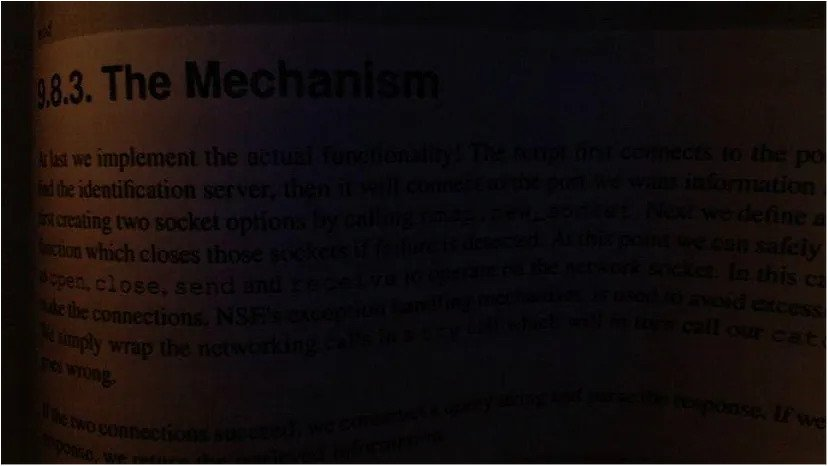
#> input picture 02-DIP/04/c.jpg, 828 x 466 px, found by its file name
$ jupyter execute --allow-errors 'Contrast Enhancement.ipynb'
#> lines starting #> are read from the running program, lines starting #| are printed output that depends on the picture
[cell 1]
#import
import cv2
import matplotlib.pyplot as plt
import numpy as np

[cell 2]
img = cv2.imread('images/main/c.jpg', 0)
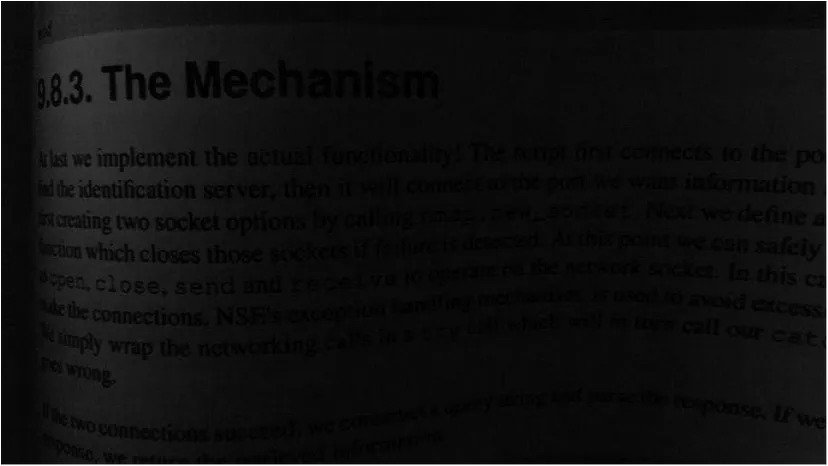
#> img: shape (466, 828); min 0, max 255, mean 16.4

[cell 3]
#showing image using opencv
def show_img_cv(img_title, img):
    cv2.imshow(img_title, img)
    cv2.waitKey(0)
    cv2.destroyAllWindows()

[cell 4]
#show_img_cv('orig_img', img)

[cell 5]
#showing image using matplotlib
def show_img_plt(img, c_map ='gray', fig_hight=8, fig_width=6):
    plt.figure(figsize=(fig_hight, fig_width), dpi=100)
    plt.imshow(img, cmap=c_map)

[cell 6]
show_img_plt(img)

[cell 7]
#plotting histogram
def display_hist_cv(img, channel=0, histsize=256, range=(0, 256)):
#> called with channel = 0, histsize = 256, range = (0, 256)
    hist_img = cv2.calcHist([img], [channel], None, [histsize], range)
#> hist_img = 256 values, max 48016 at index 9, min 0 at index 65, mean 1507.2
    plt.figure(figsize=(4, 2), dpi=100)
    plt.plot(hist_img)
    plt.show()
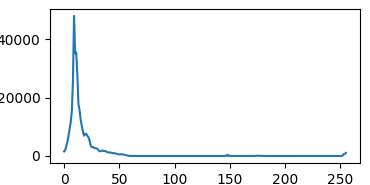
#> figure drawn by matplotlib, 1 panel; curve peaks at x = 9, y = 48016

[cell 8]
display_hist_cv(img)

[cell 9]
#display hist using matplotlib
def display_hist_plt(img, bins=256, range=(0, 256)):
#> called with bins = 256, range = (0, 256)
    plt.figure(figsize=(4, 2), dpi=100)
    plt.hist(img.flat, bins=bins, range=range)
    plt.show()
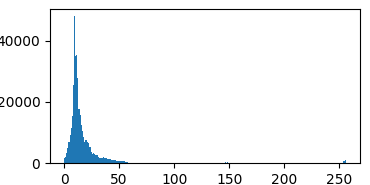
#> figure drawn by matplotlib, 1 panel; tallest bar 48016 high, from x = 9 to 10

[cell 10]
display_hist_plt(img)

## Contrast Stretching

[cell 11]
min_new = 0
max_new = 255

min_old = np.min(img)
#> min_old = 0
max_old = np.max(img)
#> max_old = 255

cs_img = np.uint8(((img-min_old)/(max_old-min_old))*255)

[cell 12]
show_img_plt(cs_img)

[cell 13]
display_hist_plt(cs_img)

## Histogram Equalization

[cell 14]
hi_eq = cv2.equalizeHist(img)
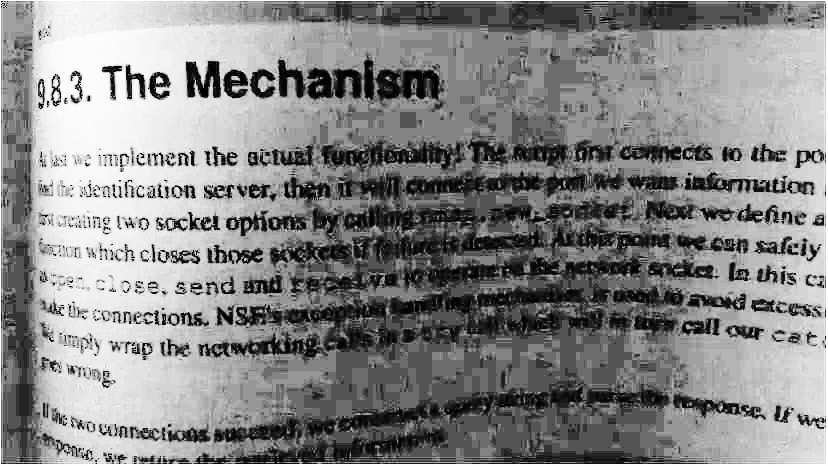
#> hi_eq: shape (466, 828); min 0, max 255, mean 133.8

[cell 15]
display_hist_plt(hi_eq)
#> call 3 of display_hist_plt, with bins = 256, range = (0, 256)
#> in display_hist_plt (call 3), `plt.show()`:
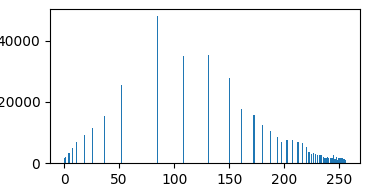
#> figure drawn by matplotlib, 1 panel; tallest bar 48016 high, from x = 84 to 85

[cell 16]
show_img_plt(hi_eq)

## Gamma

[cell 17]
gamma = 0.3
gamma_img = np.uint8(((img/255)**gamma)*255)
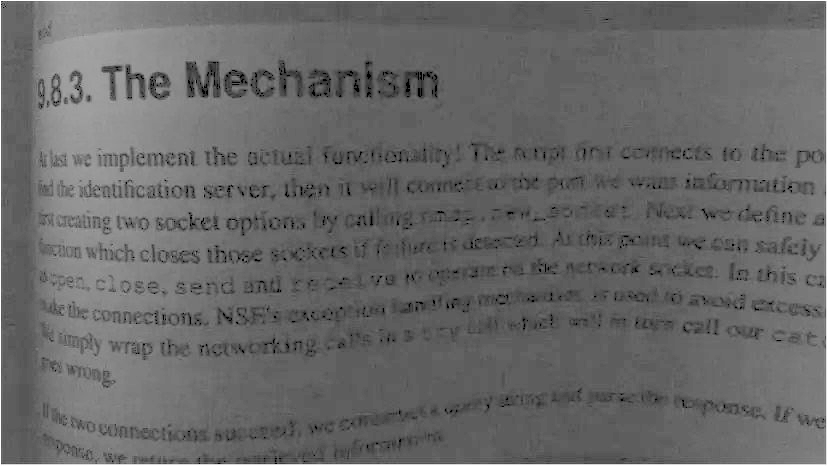
#> gamma_img: shape (466, 828); min 0, max 255, mean 104.2

[cell 18]
show_img_plt(gamma_img)

[cell 19]
display_hist_plt(gamma_img)
#> call 4 of display_hist_plt, with bins = 256, range = (0, 256)
#> in display_hist_plt (call 4), `plt.show()`:
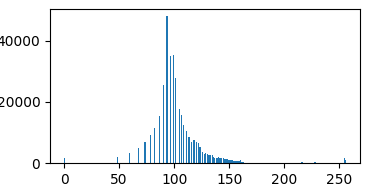
#> figure drawn by matplotlib, 1 panel; tallest bar 48016 high, from x = 93 to 94

[cell 20]
hi_eq_gamma = cv2.equalizeHist(gamma_img)

$ run again, with 02-DIP/03/sample.jpg copied over 02-DIP/04/c.jpg
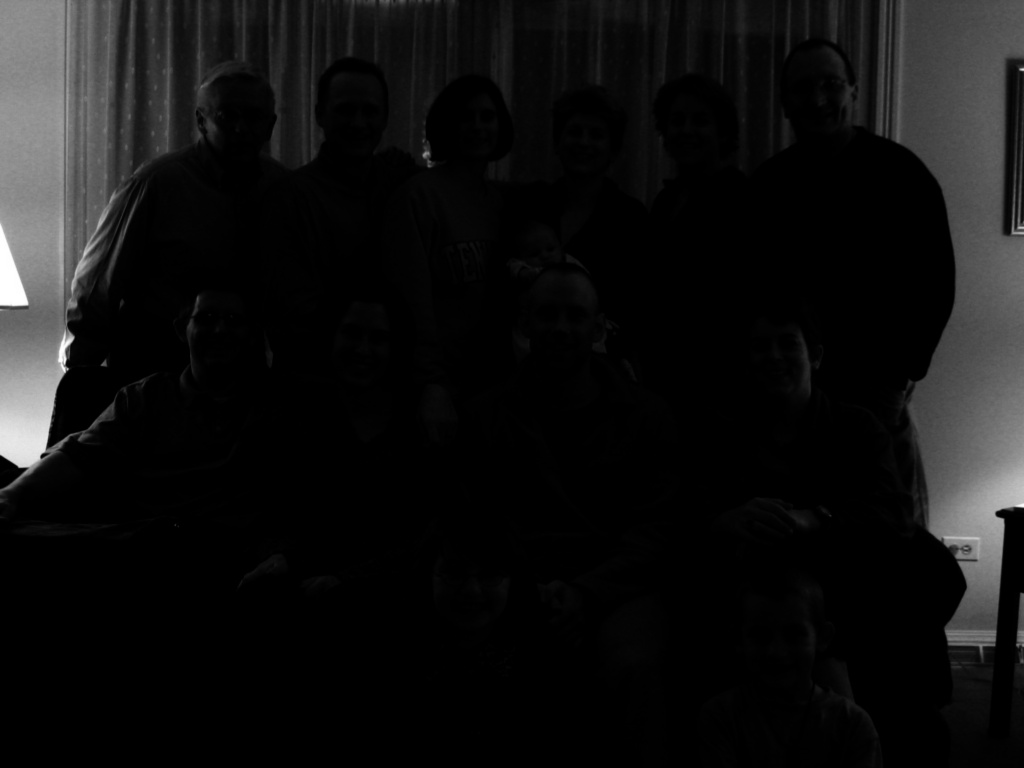
#> input picture 02-DIP/03/sample.jpg, 1024 x 768 px, found by its file name
#> img is the input picture: shape (768, 1024); min 0, max 255, mean 17.3
#> hist_img = 256 values, max 415800 at index 0, min 3 at index 239, mean 3072
#> in display_hist_plt, `plt.show()`:
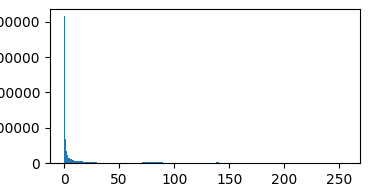
#> figure drawn by matplotlib, 1 panel; tallest bar 415800 high, from x = 0 to 1
#> min_old = 0
#> max_old = 255
#> `gamma_img = np.uint8(((img/255)**gamma)*255)`:
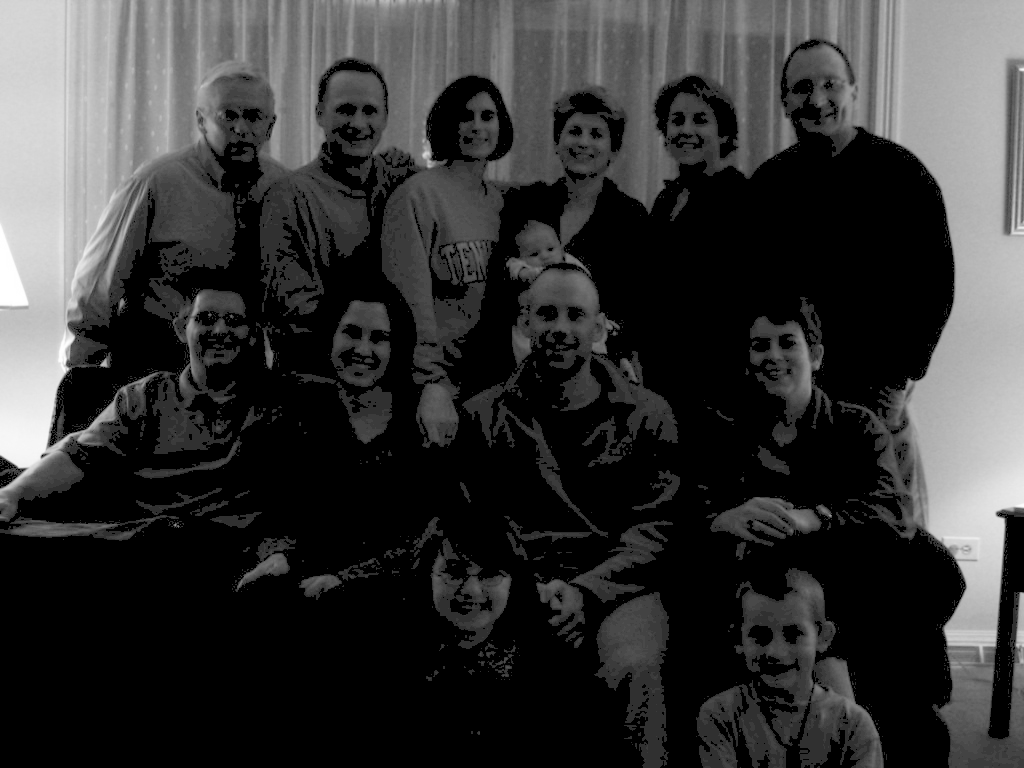
#> gamma_img: shape (768, 1024); min 0, max 255, mean 53.1
